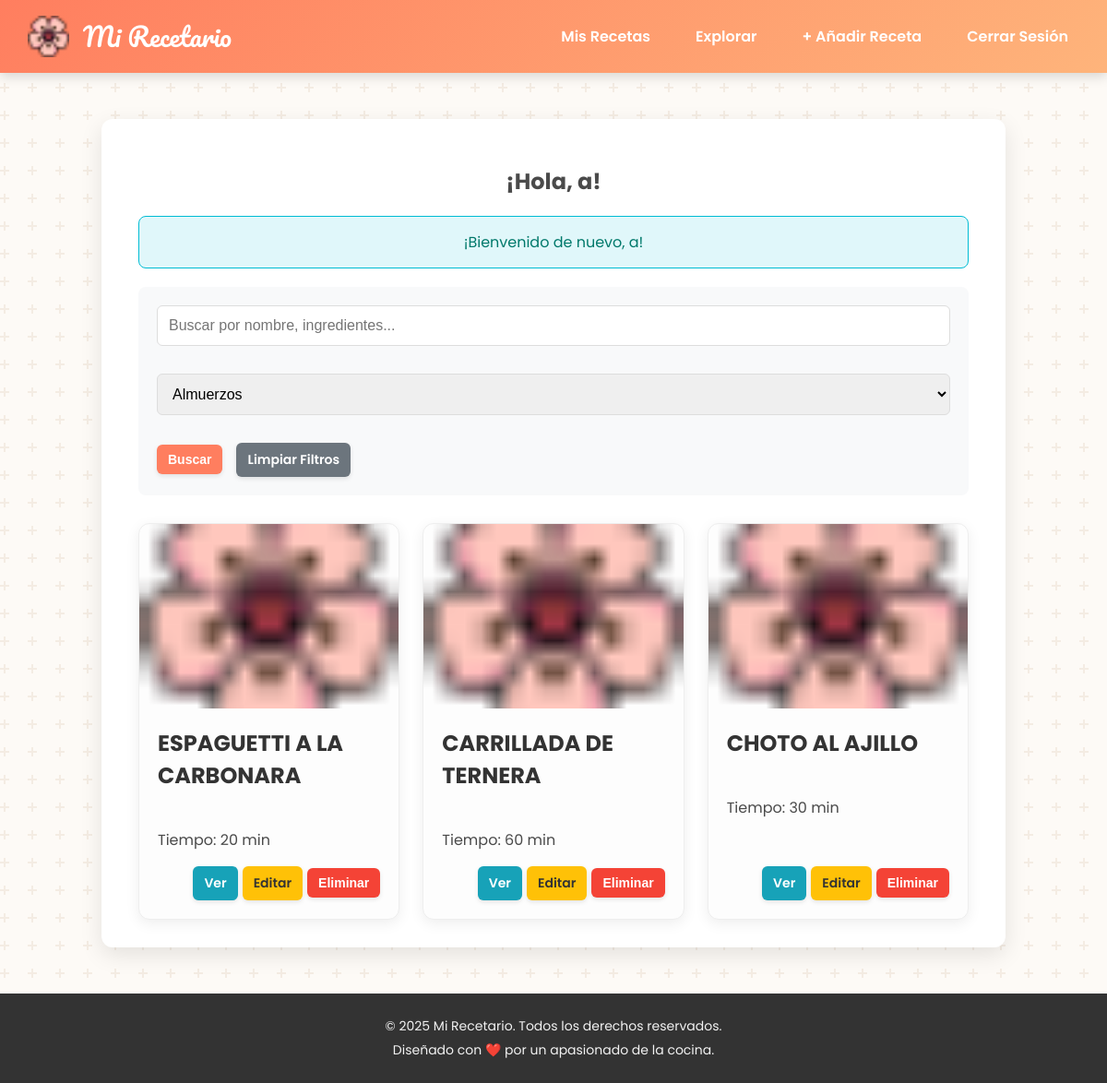
/dashboard.php?category=2 (signed in), run on the app's committed database.
### tables this page shows
CREATE TABLE `recetas` (
  `id_receta` int(11) NOT NULL,
  `id_usuario` int(11) NOT NULL,
  `nombre_receta` varchar(100) NOT NULL,
  `ingredientes` text NOT NULL,
  `preparacion` text NOT NULL,
  `tiempo_preparacion_minutos` int(11) DEFAULT NULL,
  `fecha_creacion` datetime DEFAULT current_timestamp(),
  `imagen_url` varchar(100) DEFAULT NULL
);

### public/dashboard.php (the view, shortened to what this page needs)
<?php
require_once '../includes/header.php';
require_once '../includes/db_connect.php';
$user_id = $_SESSION['user_id'];
$username = htmlspecialchars($_SESSION['username']);
$categorias = [];
try {
    $stmt_cat = $pdo->query("SELECT id_categoria, nombre_categoria FROM categorias ORDER BY nombre_categoria ASC");
    $categorias = $stmt_cat->fetchAll();
} catch (\PDOException $e) {
    error_log("Error al cargar categorías: " . $e->getMessage());
}
$recetas = [];
$search_query = trim($_GET['search'] ?? '');
$category_id = trim($_GET['category'] ?? '');
$sql = "SELECT DISTINCT r.id_receta, r.nombre_receta, r.tiempo_preparacion_minutos, r.imagen_url
        FROM recetas r";
$params = [];
if (!empty($category_id)) {
    $sql .= " JOIN recetas_categorias rc ON r.id_receta = rc.id_receta";
}
$sql .= " WHERE r.id_usuario = ?";
$params[] = $user_id;
if (!empty($category_id)) {
    $sql .= " AND rc.id_categoria = ?";
    $params[] = $category_id;
}
$sql .= " ORDER BY r.fecha_creacion DESC";
try {
    $stmt = $pdo->prepare($sql);
    $stmt->execute($params);
    $recetas = $stmt->fetchAll();
} catch (\PDOException $e) {
    error_log("Error al cargar recetas con filtros: " . $e->getMessage());
    $_SESSION['message'] = '<p class="message error">Error al cargar tus recetas. Por favor, inténtalo de nuevo.</p>';
}
?>
<div class="dashboard-container">
    <div class="dashboard-header">
        <h2>¡Hola, <?= $username ?>!</h2>
    </div>
    <?php
    if (isset($_SESSION['message'])) {
        echo $_SESSION['message'];
    }
    ?>
    <div class="search-filter-section">
        <form action="dashboard.php" method="GET">
            <input type="text" name="search" placeholder="Buscar por nombre, ingredientes..." value="<?= htmlspecialchars($search_query) ?>">
            <select name="category">
                <?php foreach ($categorias as $categoria): ?>
                    <option value="<?= $categoria['id_categoria'] ?>" <?= ($category_id == $categoria['id_categoria']) ? 'selected' : '' ?>>
                        <?= htmlspecialchars($categoria['nombre_categoria']) ?>
                    </option>
                <?php endforeach; ?>
            </select>
            <button type="submit" class="btn">Buscar</button>
            <?php if (!empty($search_query) || !empty($category_id)): ?>
                <a href="dashboard.php" class="btn btn-cancel">Limpiar Filtros</a>
            <?php endif; ?>
        </form>
    </div>
    <?php if (empty($recetas)): ?>
        <div class="message">
            <p>No se encontraron recetas que coincidan con tus filtros.</p>
        </div>
    <?php else: ?>
        <div class="recipes-grid" id="recipes-grid">
            <?php foreach ($recetas as $receta): ?>
                <div class="recipe-card" data-id="<?= $receta['id_receta'] ?>">
                    <img src="<?= htmlspecialchars($receta['imagen_url'] ?: 'img/flor-de-cerezo.png') ?>" alt="Imagen de <?= htmlspecialchars($receta['nombre_receta']) ?>" class="recipe-card-image" onerror="this.onerror=null;this.src='img/flor-de-cerezo.png';">
                    <div class="recipe-card-content">
                        <h3><?= htmlspecialchars($receta['nombre_receta']) ?></h3>
                        <p>Tiempo: <?= htmlspecialchars($receta['tiempo_preparacion_minutos'] ?? 'N/A') ?> min</p>
                        <div class="recipe-actions">
                            <a href="view_recipe.php?id=<?= $receta['id_receta'] ?>" class="btn btn-info">Ver</a>
                            <a href="edit_recipe.php?id=<?= $receta['id_receta'] ?>" class="btn btn-warning">Editar</a>
                            <button type="button" class="btn btn-danger btn-delete"
                                    data-id="<?= $receta['id_receta'] ?>"
                                    data-name="<?= htmlspecialchars($receta['nombre_receta']) ?>">
                                Eliminar
                            </button>
                        </div>
                    </div>
                </div>
            <?php endforeach; ?>
        </div>
    <?php endif; ?>
</div>
<?php
require_once '../includes/footer.php';
?>

### public/css/style.css (style rules this page uses)
html { box-sizing: border-box; }
*, *:before, *:after { box-sizing: inherit; }
body { font-family: 'Poppins', sans-serif; background-color: #fdfaf6; color: #4a4a4a; margin: 0; display: flex; flex-direction: column; min-height: 100vh; overflow-x: hidden; }
.container, .dashboard-container, .form-container, .recipe-detail-container, .explore-container { background-color: #ffffff; padding: 30px 40px; border-radius: 12px; box-shadow: 0 8px 25px rgba(0, 0, 0, 0.1); width: 100%; max-width: 980px; margin: 30px auto; text-align: center; }
form { text-align: left; }
input[type="text"], input[type="email"], input[type="password"], input[type="number"], textarea, select { width: 100%; padding: 12px; margin-bottom: 15px; border: 1px solid #ddd; border-radius: 6px; font-size: 16px; box-sizing: border-box; }
.btn, button { background: #ff7e5f; color: white; padding: 8px 12px; border: none; border-radius: 6px; cursor: pointer; font-size: 14px; font-weight: 600; text-decoration: none; display: inline-block; transition: background-color 0.3s, transform 0.2s, box-shadow 0.3s; box-shadow: 0 2px 5px rgba(0, 0, 0, 0.1); }
.btn-danger { background-color: #f44336; }
.btn-info { background-color: #17a2b8; }
.btn-warning { background-color: #ffc107; color: #333; }
.btn-cancel { background-color: #6c757d; }
.message { background-color: #e0f7fa; color: #00796b; border: 1px solid #00bcd4; padding: 15px; border-radius: 8px; margin-bottom: 20px; text-align: center; }
.recipes-grid { display: grid; grid-template-columns: repeat(auto-fit, minmax(280px, 1fr)); gap: 25px; margin-top: 30px; }
.recipe-card { background-color: #fdfdfd; border: 1px solid #eee; border-radius: 12px; text-align: left; box-shadow: 0 4px 15px rgba(0, 0, 0, 0.07); display: flex; flex-direction: column; transition: transform 0.3s, box-shadow 0.3s; }
.recipe-card-image { width: 100%; height: 200px; object-fit: cover; }
.recipe-card-content { padding: 20px; display: flex; flex-direction: column; flex-grow: 1; }
.recipe-card h3 { margin-top: 0; color: #333; font-size: 1.5em; }
.recipe-actions { display: flex; justify-content: flex-end; gap: 5px; margin-top: auto; flex-wrap: wrap; align-items: center; }
.search-filter-section { margin-bottom: 30px; padding: 20px; background-color: #f8f9fa; border-radius: 8px; }
.search-filter-section form { display: flex; flex-wrap: wrap; gap: 15px; align-items: center; }

### data on the page
recetas: nombre_receta "ESPAGUETTI A LA CARBONARA", tiempo_preparacion_minutos "20"
recetas: nombre_receta "CARRILLADA DE TERNERA", tiempo_preparacion_minutos "60"
recetas: nombre_receta "CHOTO AL AJILLO", tiempo_preparacion_minutos "30"

### other printed values
$username "a"
$_SESSION['message'] "¡Bienvenido de nuevo, a!"
form field category "Almuerzos"
